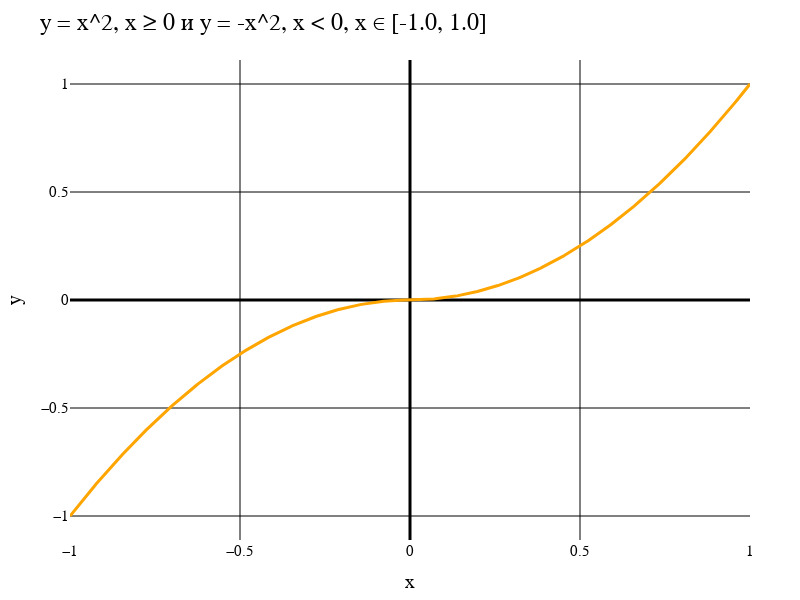

Here is the notebook cell this chart was saved with:
### Markdown cell above
Исходная функция и исходные данные

### Code cell
numOfFunc = 5;
interval = [-1.0, 1.0];
funcColor = "orange";
p1 = makePlot(numOfFunc, funcList, titleList, interval, funcColor)

### Figure 1 — Plotly figure (JSON) as saved in the notebook; plotly's stock layout.template omitted (floating-point values rounded to 4 significant figures; data arrays with more than 128 entries replaced by an {"elided": "..."} marker saying what was removed)
{"data": [{"line": {"color": "orange", "width": 3}, "mode": "line", "type": "scatter", "x": {"elided": "500 float values"}, "y": {"elided": "500 float values"}}], "layout": {"coloraxis": {"outlinecolor": "black"}, "font": {"color": "black", "family": "Times New Roman"}, "height": 600, "margin": {"b": 50, "l": 50, "r": 50, "t": 60}, "paper_bgcolor": "white", "plot_bgcolor": "white", "title": {"autosize": false, "font": {"color": "black", "family": "Times New Roman", "size": 24}, "paper_bgcolor": "red", "text": "y = x^2, x ≥ 0 и y = -x^2, x < 0, x ∈ [-1.0, 1.0]"}, "width": 800, "xaxis": {"color": "black", "gridcolor": "black", "gridwidth": 1, "tickfont": {"size": 15}, "title": {"font": {"color": "black", "family": "Times New Roman", "size": 20}, "text": "x"}, "zerolinecolor": "black", "zerolinewidth": 3}, "yaxis": {"exponentformat": "power", "gridcolor": "black", "gridwidth": 1, "tickfont": {"size": 15}, "title": {"font": {"color": "black", "family": "Times New Roman", "size": 20}, "text": "y"}, "zerolinecolor": "black", "zerolinewidth": 3}}}
